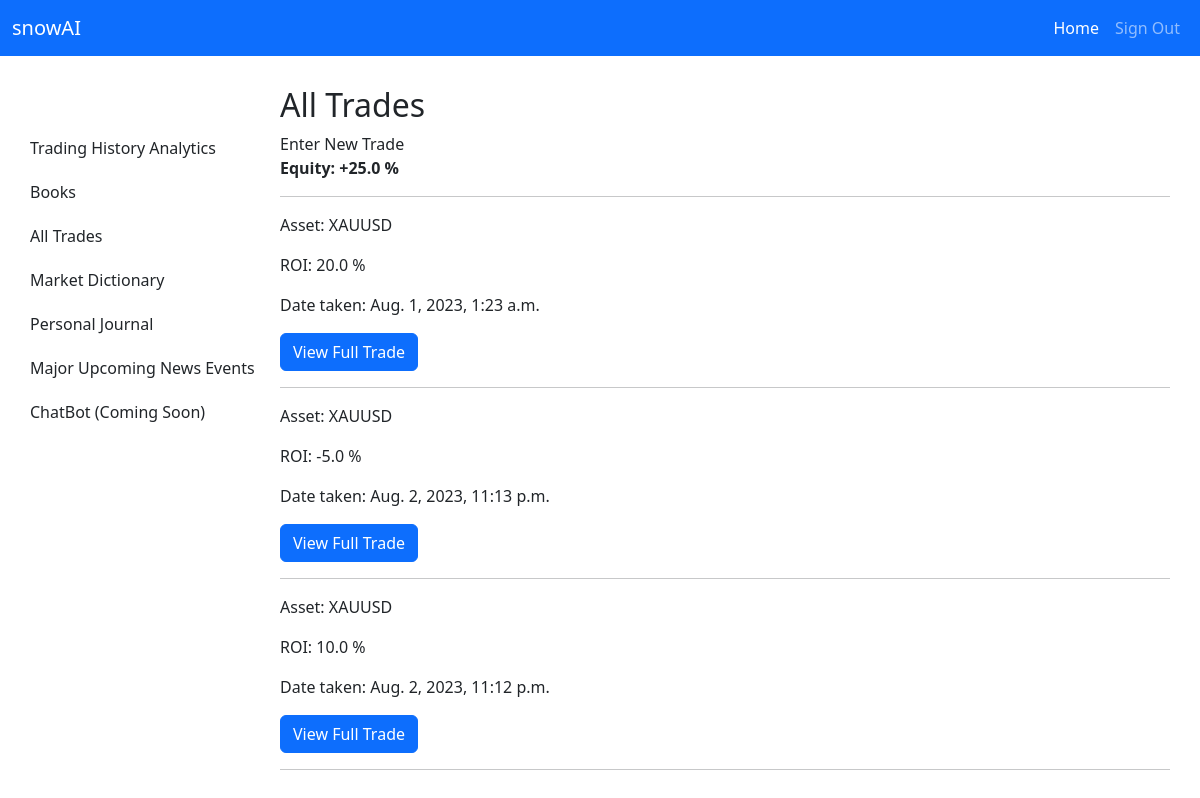
The app's page /all_trades (signed in) with its own data.
### horizonAI/models.py (models this page shows)
class NewTrade(models.Model):
    user = models.ForeignKey(User, on_delete=models.CASCADE, default='')
    symbol = models.CharField(max_length=150)
    order_type = models.CharField(max_length=10)
    position_size = models.FloatField()
    strategy = models.CharField(max_length=150, null=True, blank=True)
    analysis = models.CharField(max_length=5000, blank=True)
    timeframe = models.CharField(max_length=150)
    equity_before = models.FloatField()
    entry_date = models.DateTimeField()
    exit_date = models.DateTimeField()
    entry_point = models.FloatField()
    stop_loss = models.FloatField()
    exit_price = models.FloatField()
    take_profit = models.FloatField()
    outcome = models.CharField(max_length=100)
    emotional_bias = models.CharField(max_length=50, blank=True)
    amount = models.FloatField()
    roi = models.FloatField()
    equity_risked = models.FloatField(blank=True)
    possible_gain = models.FloatField(blank=True)
    equity_risked_percentage = models.FloatField(blank=True)
    possible_gain_percentage = models.FloatField(blank=True)
    reflection = models.CharField(max_length=5000, blank=True)

### horizonAI/views.py (the view)
# urls.py: path('all_trades', views.all_trades, name='all_trades'),
def all_trades(request):
    global equity
    save_equity = Initial.objects.get(username=request.user)
    print(f'Current Equity is {save_equity.equity_before}')
    users_trades = NewTrade.objects.filter(user=request.user).order_by('-id')
    total_returned_equity = 0
    for each_trade in users_trades:
        roi = each_trade.roi
        total_returned_equity += roi
        date_taken = each_trade.entry_date
    if total_returned_equity >= 0:
        total_returned_equity = f'+{total_returned_equity}'
    context = {'context': users_trades, 'total_equity': total_returned_equity}
    return render(request, 'horizonAI/all_trades.html', context)

### horizonAI/templates/horizonAI/all_trades.html (shortened to what this page needs)
{% extends 'horizonAI/layout.html' %}
{% block body %}
<div class="all-trades-div">
    <h2 class="all-trades">All Trades</h2>
    <a href="{% url 'horizonAI:new_trade' %}" class="enter-new-trade-cta">Enter New Trade</a>
    <div class="view-all-trades">
        <p><b>Equity: {{ total_equity }} %</b></p>
        <hr>
        {% for trade in context %}
        <p>Asset: {{ trade.symbol }}</p>
        <p>ROI: {{ trade.roi }} %</p>
        <p>Date taken: {{ trade.entry_date }}</p>
        <a href="/trade_analysis/{{trade.id}}" class="btn btn-primary">View Full Trade</a>
        <hr>
        {% endfor %}
    </div>
</div>
{% endblock %}

### horizonAI/static/horizonAI/styles/styles.css (style rules this page uses)
a { color: #212529; text-decoration: none; }

### records on screen
NewTrade: symbol "XAUUSD", roi "20.0", entry_date "Aug. 1, 2023, 1:23 a.m."
NewTrade: symbol "XAUUSD", roi "-5.0", entry_date "Aug. 2, 2023, 11:13 p.m."
NewTrade: symbol "XAUUSD", roi "10.0", entry_date "Aug. 2, 2023, 11:12 p.m."

### other values on screen
{{ total_equity }} "+25.0"
